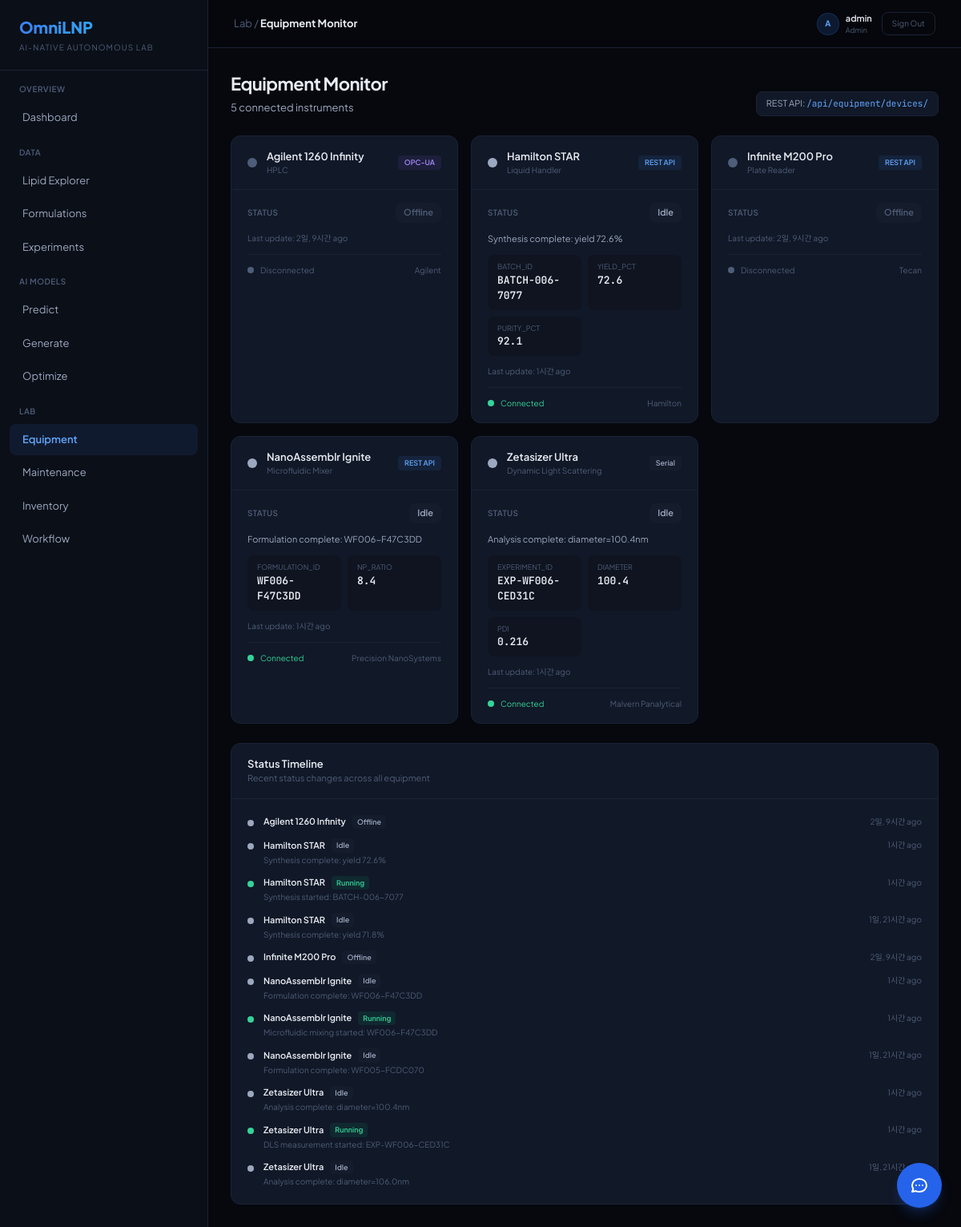
Page /equipment/ (signed in) on the committed database.
### accounts/models.py (models this page shows, shortened)
class User(AbstractUser):
    class Role(models.TextChoices):
        ADMIN = "admin", "Admin"
        RESEARCHER = "researcher", "Researcher"
        OPERATOR = "operator", "Operator"
        VIEWER = "viewer", "Viewer"
    role = models.CharField(max_length=20, choices=Role.choices, default=Role.RESEARCHER)
    organization = models.CharField(max_length=200, blank=True, default="")
    bio = models.TextField(blank=True, default="")

### equipment/models.py (models this page shows, shortened)
class Equipment(models.Model):
    class EquipmentType(models.TextChoices):
        LIQUID_HANDLER = "liquid_handler", "Liquid Handler"
        MICROFLUIDIC = "microfluidic", "Microfluidic Mixer"
        DLS = "dls", "Dynamic Light Scattering"
        PLATE_READER = "plate_reader", "Plate Reader"
        HPLC = "hplc", "HPLC"
        CENTRIFUGE = "centrifuge", "Centrifuge"
    class Protocol(models.TextChoices):
        REST_API = "rest_api", "REST API"
        MQTT = "mqtt", "MQTT"
        OPCUA = "opcua", "OPC-UA"
        SERIAL = "serial", "Serial"
        MANUAL = "manual", "Manual"
    name = models.CharField(max_length=200)
    equipment_type = models.CharField(max_length=30, choices=EquipmentType.choices)
    manufacturer = models.CharField(max_length=200, blank=True, default="")
    model_number = models.CharField(max_length=200, blank=True, default="")
    protocol = models.CharField(max_length=20, choices=Protocol.choices, default=Protocol.REST_API)
    endpoint_url = models.CharField(max_length=500, blank=True, default="")
    api_key = models.CharField(max_length=500, blank=True, default="")
    is_connected = models.BooleanField(default=False)
    created_at = models.DateTimeField(auto_now_add=True)
    class Meta:
        ordering = ["name"]

class EquipmentStatus(models.Model):
    class Status(models.TextChoices):
        IDLE = "idle", "Idle"
        RUNNING = "running", "Running"
        ERROR = "error", "Error"
        MAINTENANCE = "maintenance", "Maintenance"
        OFFLINE = "offline", "Offline"
    equipment = models.ForeignKey(Equipment, on_delete=models.CASCADE, related_name="status_logs")
    status = models.CharField(max_length=20, choices=Status.choices)
    metadata = models.JSONField(default=dict, blank=True, help_text="Temperature, humidity, etc.")
    message = models.TextField(blank=True, default="")
    timestamp = models.DateTimeField(auto_now_add=True)
    class Meta:
        ordering = ["-timestamp"]
        get_latest_by = "timestamp"

### equipment/views.py (the view)
# urls.py: path("", views.monitor, name="monitor"),
@login_required
def monitor(request):
    equipment = Equipment.objects.prefetch_related("status_logs").all()
    eq_with_status = []
    for eq in equipment:
        latest = eq.status_logs.first()
        eq_with_status.append({"equipment": eq, "latest_status": latest})
    ctx = {"equipment_list": eq_with_status}
    return render(request, "equipment/monitor.html", ctx)

### templates/equipment/monitor.html (shortened to what this page needs)
{% extends "base/base.html" %}
{% load tz %}
{% block breadcrumb %}Lab / <strong class="text-dark-50">Equipment Monitor</strong>{% endblock %}
{% block content %}
<div class="flex justify-between items-end mb-6">
  <div>
    <h2 class="text-[22px] font-bold tracking-tight">Equipment Monitor</h2>
    <p class="text-[13px] text-dark-100 mt-1">{{ equipment_list|length }} connected instruments</p>
  </div>
  <div class="flex gap-2">
    <span class="px-3 py-1.5 rounded-lg bg-dark-600 border border-dark-400 text-[11px] text-dark-100">REST API: <span class="font-mono text-blue-400">/api/equipment/devices/</span></span>
  </div>
</div>
<div class="grid grid-cols-1 md:grid-cols-2 lg:grid-cols-3 gap-4 mb-6">
  {% for item in equipment_list %}
  {% with eq=item.equipment st=item.latest_status %}
  <div class="bg-dark-600 border border-dark-400 rounded-xl overflow-hidden equipment-card cursor-pointer" onclick="toggleDetail({{ eq.pk }})">
    <div class="px-5 py-4 border-b border-dark-400 flex items-center justify-between">
      <div class="flex items-center gap-3">
        <div class="w-3 h-3 rounded-full
          {% if st.status == 'running' %}bg-emerald-400 animate-pulse
          {% elif st.status == 'error' %}bg-rose-500
          {% elif st.status == 'maintenance' %}bg-amber-400
          {% elif st.status == 'offline' %}bg-dark-200
          {% else %}bg-dark-100{% endif %}"></div>
        <div>
          <div class="text-[13px] font-semibold">{{ eq.name }}</div>
          <div class="text-[10px] text-dark-200">{{ eq.get_equipment_type_display }}</div>
        </div>
      </div>
      <span class="px-2 py-0.5 rounded text-[9px] font-semibold
        {% if eq.protocol == 'rest_api' %}bg-blue-500/10 text-blue-400
        {% elif eq.protocol == 'mqtt' %}bg-emerald-500/10 text-emerald-400
        {% elif eq.protocol == 'opcua' %}bg-violet-500/10 text-violet-400
        {% else %}bg-dark-500 text-dark-100{% endif %}">{{ eq.get_protocol_display }}</span>
    </div>
    <div class="px-5 py-4">
      <div class="flex items-center justify-between mb-3">
        <span class="text-[10px] text-dark-200 uppercase font-semibold tracking-wide">Status</span>
        {% if st %}
        <span class="px-2.5 py-1 rounded-lg text-[11px] font-semibold
          {% if st.status == 'running' %}bg-emerald-500/10 text-emerald-400
          {% elif st.status == 'error' %}bg-rose-500/10 text-rose-400
          {% elif st.status == 'maintenance' %}bg-amber-500/10 text-amber-400
          {% elif st.status == 'offline' %}bg-dark-500 text-dark-200
          {% else %}bg-dark-500 text-dark-100{% endif %}">{{ st.get_status_display }}</span>
        {% else %}
        <span class="px-2.5 py-1 rounded-lg text-[11px] font-semibold bg-dark-500 text-dark-200">No Data</span>
        {% endif %}
      </div>
      {% if st %}
      {% if st.message %}
      <div class="text-[11px] text-dark-100 mb-3 line-clamp-2">{{ st.message }}</div>
      {% endif %}
      {% if st.metadata %}
      <div class="grid grid-cols-2 gap-2 mb-3">
        {% for key, val in st.metadata.items %}
        <div class="bg-dark-700 rounded-lg px-3 py-2">
          <div class="text-[9px] text-dark-200 uppercase">{{ key }}</div>
          <div class="text-[13px] font-mono font-semibold text-dark-50">{{ val }}</div>
        </div>
        {% endfor %}
      </div>
      {% endif %}
      <div class="text-[10px] text-dark-200">Last update: {{ st.timestamp|timesince }} ago</div>
      {% else %}
      <div class="text-[11px] text-dark-200 py-4 text-center">No status reported yet</div>
      {% endif %}
      <div class="flex items-center gap-2 mt-3 pt-3 border-t border-dark-400">
        <div class="w-2 h-2 rounded-full {% if eq.is_connected %}bg-emerald-400{% else %}bg-dark-200{% endif %}"></div>
        <span class="text-[10px] {% if eq.is_connected %}text-emerald-400{% else %}text-dark-200{% endif %}">{{ eq.is_connected|yesno:"Connected,Disconnected" }}</span>
        {% if eq.manufacturer %}
        <span class="text-[10px] text-dark-200 ml-auto">{{ eq.manufacturer }}</span>
        {% endif %}
      </div>
    </div>
  </div>
  {% endwith %}
  {% endfor %}
</div>
<div class="bg-dark-600 border border-dark-400 rounded-xl">
  <div class="px-5 py-4 border-b border-dark-400">
    <div class="text-[13px] font-semibold">Status Timeline</div>
    <div class="text-[11px] text-dark-200">Recent status changes across all equipment</div>
  </div>
  <div class="p-5 space-y-3" id="timeline">
    {% for item in equipment_list %}
    {% with eq=item.equipment %}
    {% for log in eq.status_logs.all|slice:":3" %}
    <div class="flex items-start gap-3">
      <div class="w-2 h-2 rounded-full mt-1.5 flex-shrink-0
        {% if log.status == 'running' %}bg-emerald-400
        {% elif log.status == 'error' %}bg-rose-500
        {% elif log.status == 'maintenance' %}bg-amber-400
        {% else %}bg-dark-100{% endif %}"></div>
      <div class="flex-1 min-w-0">
        <div class="flex items-center gap-2">
          <span class="text-[11px] font-semibold text-dark-50">{{ eq.name }}</span>
          <span class="px-1.5 py-0.5 rounded text-[9px] font-semibold
            {% if log.status == 'running' %}bg-emerald-500/10 text-emerald-400
            {% elif log.status == 'error' %}bg-rose-500/10 text-rose-400
            {% elif log.status == 'maintenance' %}bg-amber-500/10 text-amber-400
            {% else %}bg-dark-500 text-dark-100{% endif %}">{{ log.get_status_display }}</span>
          <span class="text-[10px] text-dark-200 ml-auto flex-shrink-0">{{ log.timestamp|timesince }} ago</span>
        </div>
        {% if log.message %}
        <div class="text-[10px] text-dark-200 mt-0.5 truncate">{{ log.message }}</div>
        {% endif %}
      </div>
    </div>
    {% endfor %}
    {% endwith %}
    {% endfor %}
  </div>
</div>
{% endblock %}

### templates/base/base.html (shortened to what this page needs)
<!DOCTYPE html>
<html lang="ko">
<head>
<script src="https://cdn.tailwindcss.com"></script>
</head>
<body class="bg-dark-900 text-dark-50 flex min-h-screen">
<aside class="w-[260px] bg-dark-800 border-r border-dark-400 flex flex-col fixed top-0 left-0 bottom-0 z-50 overflow-y-auto">
  <div class="px-6 py-5 border-b border-dark-400">
    <h1 class="text-xl font-extrabold bg-gradient-to-r from-blue-500 to-cyan-400 bg-clip-text text-transparent">OmniLNP</h1>
    <span class="text-[10px] text-dark-200 tracking-widest uppercase mt-1 block">AI-Native Autonomous Lab</span>
  </div>
  <nav class="flex-1 py-4 px-3">
    {% with app=request.resolver_match.app_name view=request.resolver_match.url_name %}
    <div class="text-[10px] font-semibold text-dark-200 uppercase tracking-wider px-3 mb-2">Overview</div>
    <a href="{% url 'dashboard:index' %}" class="flex items-center gap-3 px-4 py-2.5 rounded-lg text-[13px] {% if app == 'dashboard' %}bg-blue-500/10 text-blue-400 font-semibold{% else %}text-dark-100 hover:bg-dark-500{% endif %} mb-0.5">Dashboard</a>
    <div class="text-[10px] font-semibold text-dark-200 uppercase tracking-wider px-3 mb-2 mt-4">Data</div>
    <a href="{% url 'compounds:list' %}" class="flex items-center gap-3 px-4 py-2.5 rounded-lg text-[13px] {% if app == 'compounds' %}bg-blue-500/10 text-blue-400 font-semibold{% else %}text-dark-100 hover:bg-dark-500{% endif %} mb-0.5">Lipid Explorer</a>
    <a href="{% url 'formulations:list' %}" class="flex items-center gap-3 px-4 py-2.5 rounded-lg text-[13px] {% if app == 'formulations' %}bg-blue-500/10 text-blue-400 font-semibold{% else %}text-dark-100 hover:bg-dark-500{% endif %} mb-0.5">Formulations</a>
    <a href="{% url 'experiments:list' %}" class="flex items-center gap-3 px-4 py-2.5 rounded-lg text-[13px] {% if app == 'experiments' %}bg-blue-500/10 text-blue-400 font-semibold{% else %}text-dark-100 hover:bg-dark-500{% endif %} mb-0.5">Experiments</a>
    <div class="text-[10px] font-semibold text-dark-200 uppercase tracking-wider px-3 mb-2 mt-4">AI Models</div>
    <a href="{% url 'ai_models:predict' %}" class="flex items-center gap-3 px-4 py-2.5 rounded-lg text-[13px] {% if view == 'predict' %}bg-blue-500/10 text-blue-400 font-semibold{% else %}text-dark-100 hover:bg-dark-500{% endif %} mb-0.5">Predict</a>
    <a href="{% url 'ai_models:generate' %}" class="flex items-center gap-3 px-4 py-2.5 rounded-lg text-[13px] {% if view == 'generate' %}bg-blue-500/10 text-blue-400 font-semibold{% else %}text-dark-100 hover:bg-dark-500{% endif %} mb-0.5">Generate</a>
    <a href="{% url 'ai_models:optimize' %}" class="flex items-center gap-3 px-4 py-2.5 rounded-lg text-[13px] {% if view == 'optimize' %}bg-blue-500/10 text-blue-400 font-semibold{% else %}text-dark-100 hover:bg-dark-500{% endif %} mb-0.5">Optimize</a>
    <div class="text-[10px] font-semibold text-dark-200 uppercase tracking-wider px-3 mb-2 mt-4">Lab</div>
    <a href="{% url 'equipment:monitor' %}" class="flex items-center gap-3 px-4 py-2.5 rounded-lg text-[13px] {% if app == 'equipment' and view == 'monitor' %}bg-blue-500/10 text-blue-400 font-semibold{% else %}text-dark-100 hover:bg-dark-500{% endif %} mb-0.5">Equipment</a>
    <a href="{% url 'equipment:maintenance' %}" class="flex items-center gap-3 px-4 py-2.5 rounded-lg text-[13px] {% if view == 'maintenance' %}bg-blue-500/10 text-blue-400 font-semibold{% else %}text-dark-100 hover:bg-dark-500{% endif %} mb-0.5">Maintenance</a>
    <a href="{% url 'inventory:dashboard' %}" class="flex items-center gap-3 px-4 py-2.5 rounded-lg text-[13px] {% if app == 'inventory' %}bg-blue-500/10 text-blue-400 font-semibold{% else %}text-dark-100 hover:bg-dark-500{% endif %} mb-0.5">Inventory</a>
    <a href="{% url 'workflow:pipeline' %}" class="flex items-center gap-3 px-4 py-2.5 rounded-lg text-[13px] {% if app == 'workflow' %}bg-blue-500/10 text-blue-400 font-semibold{% else %}text-dark-100 hover:bg-dark-500{% endif %} mb-0.5">Workflow</a>
    {% endwith %}
  </nav>
</aside>
<div class="ml-[260px] flex-1 min-h-screen">
  <div class="h-[60px] border-b border-dark-400 flex items-center justify-between px-8 bg-dark-900/80 backdrop-blur-xl sticky top-0 z-40">
    <span class="text-[13px] text-dark-200">{% block breadcrumb %}Dashboard{% endblock %}</span>
    {% if user.is_authenticated %}
    <div class="flex items-center gap-3">
      <div class="flex items-center gap-2">
        <div class="w-7 h-7 rounded-full bg-blue-500/15 border border-blue-500/20 flex items-center justify-center text-[10px] font-bold text-blue-400">{{ user.username|make_list|first|upper }}</div>
        <div>
          <div class="text-[11px] font-semibold text-dark-50">{{ user.username }}</div>
          <div class="text-[9px] text-dark-200">{{ user.get_role_display|default:"Researcher" }}</div>
        </div>
      </div>
      <a href="{% url 'accounts:logout' %}" class="px-3 py-1.5 border border-dark-400 hover:border-dark-300 rounded-lg text-[10px] text-dark-200 hover:text-dark-100 transition">Sign Out</a>
    </div>
    {% endif %}
  </div>
  <main class="p-7">{% block content %}{% endblock %}</main>
</div>
{% if user.is_authenticated %}
<div id="chat-widget" data-page-context="{{ request.resolver_match.app_name|default:'dashboard' }}">
  <button id="chat-toggle" onclick="toggleChat()" class="fixed bottom-6 right-6 w-14 h-14 bg-blue-600 hover:bg-blue-500 rounded-full shadow-lg shadow-blue-600/25 flex items-center justify-center transition-all z-50 group">
  </button>
</div>
{% endif %}
</body>
</html>

### templates/base/base.html (style rules this page uses)
body { font-family: 'Plus Jakarta Sans', sans-serif; }

### rows in the picture
User: username|make_list "A", username "admin", role "Admin"
Equipment: equipment.name "Agilent 1260 Infinity", equipment.equipment_type "HPLC", equipment.protocol "OPC-UA", latest_status.status "Offline", latest_status.timestamp "2일, 9시간", equipment.is_connected "Disconnected", equipment.manufacturer "Agilent", name "Agilent 1260 Infinity"
Equipment: equipment.name "Hamilton STAR", equipment.equipment_type "Liquid Handler", equipment.protocol "REST API", latest_status.status "Idle", latest_status.message "Synthesis complete: yield 72.6%", metadata "BATCH_ID" "YIELD_PCT" "PURITY_PCT", metadata "BATCH-006-7077" "72.6" "92.1", latest_status.timestamp "1시간", equipment.is_connected "Connected", equipment.manufacturer "Hamilton", name "Hamilton STAR"
Equipment: equipment.name "Infinite M200 Pro", equipment.equipment_type "Plate Reader", equipment.protocol "REST API", latest_status.status "Offline", latest_status.timestamp "2일, 9시간", equipment.is_connected "Disconnected", equipment.manufacturer "Tecan", name "Infinite M200 Pro"
Equipment: equipment.name "NanoAssemblr Ignite", equipment.equipment_type "Microfluidic Mixer", equipment.protocol "REST API", latest_status.status "Idle", latest_status.message "Formulation complete: WF006-F47C3DD", metadata "FORMULATION_ID" "NP_RATIO", metadata "WF006-F47C3DD" "8.4", latest_status.timestamp "1시간", equipment.is_connected "Connected", equipment.manufacturer "Precision NanoSystems", name "NanoAssemblr Ignite"
Equipment: equipment.name "Zetasizer Ultra", equipment.equipment_type "Dynamic Light Scattering", equipment.protocol "Serial", latest_status.status "Idle", latest_status.message "Analysis complete: diameter=100.4nm", metadata "EXPERIMENT_ID" "DIAMETER" "PDI", metadata "EXP-WF006-CED31C" "100.4" "0.216", latest_status.timestamp "1시간", equipment.is_connected "Connected", equipment.manufacturer "Malvern Panalytical", name "Zetasizer Ultra"
EquipmentStatus: status "Offline", timestamp "2일, 9시간"
EquipmentStatus: status "Idle", timestamp "1시간", message "Synthesis complete: yield 72.6%"
EquipmentStatus: status "Running", timestamp "1시간", message "Synthesis started: BATCH-006-7077"
EquipmentStatus: status "Idle", timestamp "1일, 21시간", message "Synthesis complete: yield 71.8%"
EquipmentStatus: status "Offline", timestamp "2일, 9시간"
EquipmentStatus: status "Idle", timestamp "1시간", message "Formulation complete: WF006-F47C3DD"
EquipmentStatus: status "Running", timestamp "1시간", message "Microfluidic mixing started: WF006-F47C3DD"
EquipmentStatus: status "Idle", timestamp "1일, 21시간", message "Formulation complete: WF005-FCDC070"
EquipmentStatus: status "Idle", timestamp "1시간", message "Analysis complete: diameter=100.4nm"
EquipmentStatus: status "Running", timestamp "1시간", message "DLS measurement started: EXP-WF006-CED31C"
EquipmentStatus: status "Idle", timestamp "1일, 21시간", message "Analysis complete: diameter=106.0nm"

### other values in the picture
{{ equipment_list|length }} "5"
